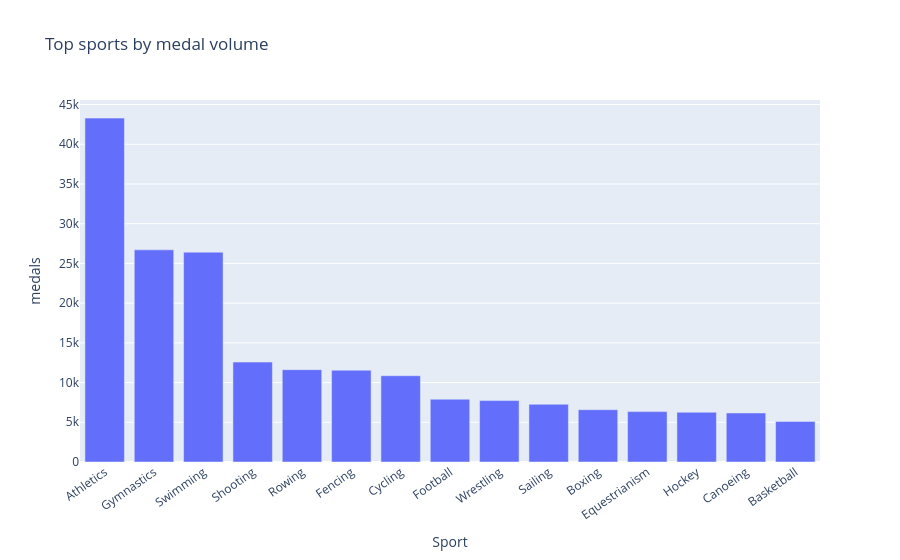

Source (notebook cell):
### Markdown cell above
## Q4. Quels sports concentrent la creation de medailles?
**Narratif:** prioriser les sports a fort volume pour maximiser l'impact de prediction.

### Code cell
sport_medals = (
    raw.groupby("Sport", as_index=False)["is_medal"]
    .sum()
    .rename(columns={"is_medal": "medals"})
    .sort_values("medals", ascending=False)
)

fig = px.bar(sport_medals.head(15), x="Sport", y="medals", title="Top sports by medal volume")
fig.update_layout(xaxis_tickangle=-35)
fig.show()
sport_medals.head(15)

### Figure 1 — Plotly figure (JSON) as saved in the notebook; plotly's stock layout.template omitted (floating-point values rounded to 4 significant figures)
{"data": [{"hovertemplate": "Sport=%{x}<br>medals=%{y}<extra></extra>", "legendgroup": "", "marker": {"color": "#636efa", "pattern": {"shape": ""}}, "name": "", "orientation": "v", "showlegend": false, "textposition": "auto", "type": "bar", "x": ["Athletics", "Gymnastics", "Swimming", "Shooting", "Rowing", "Fencing", "Cycling", "Football", "Wrestling", "Sailing", "Boxing", "Equestrianism", "Hockey", "Canoeing", "Basketball"], "xaxis": "x", "y": [43294, 26707, 26416, 12580, 11625, 11558, 10859, 7906, 7734, 7266, 6584, 6344, 6264, 6171, 5111], "yaxis": "y"}], "layout": {"barmode": "relative", "legend": {"tracegroupgap": 0}, "title": {"text": "Top sports by medal volume"}, "xaxis": {"anchor": "y", "domain": [0.0, 1.0], "tickangle": -35, "title": {"text": "Sport"}}, "yaxis": {"anchor": "x", "domain": [0.0, 1.0], "title": {"text": "medals"}}}}
